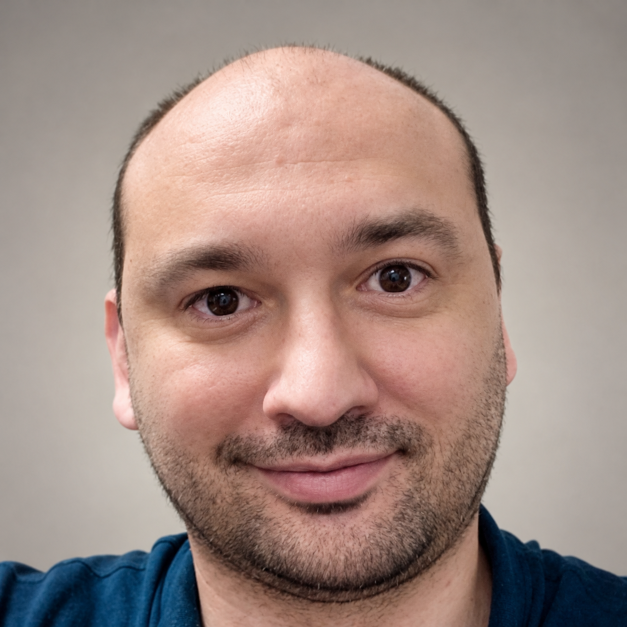
#> input picture profile-contours/source.png, 1254 x 1254 px (shown at 1/2 size)
$ python make_profile_light_background.py
#> lines starting #> are read from the running program, lines starting #| are printed output that depends on the picture; after the words box and inside, x2 and y2 are one past the last pixel; in counts of white or black regions, pixels touching at a corner belong together
from pathlib import Path

import cv2
import numpy as np
from PIL import Image, ImageDraw, ImageFilter


ROOT = Path(__file__).parent


def main():
    cv2.setNumThreads(2)
    source = Image.open(ROOT / "profile-contours" / "source.png").convert("RGB")
#> source is the input picture: PIL image 1254x1254 RGB; mean R, G, B 161, 139.2, 131.3
    size = 627
    small = source.resize((size, size), Image.Resampling.LANCZOS)
    seed = Image.new("L", (size, size))
#> seed: PIL image 627x627 L; every value is 0
    outline = [
        (0, 322), (25, 322), (43, 310), (69, 307), (93, 300), (103, 288),
        (83, 268), (69, 235), (64, 221), (59, 209), (59, 183), (62, 172),
        (63, 136), (65, 102), (75, 73), (96, 49), (132, 32), (173, 25),
        (218, 33), (250, 54), (272, 82), (281, 119), (285, 152), (289, 171),
        (295, 186), (295, 211), (288, 229), (280, 253), (267, 278),
        (263, 294), (286, 307), (314, 314), (360, 324), (360, 360), (0, 360),
    ]
    ImageDraw.Draw(seed).polygon([(round(x * size / 360), round(y * size / 360)) for x, y in outline], fill=255)
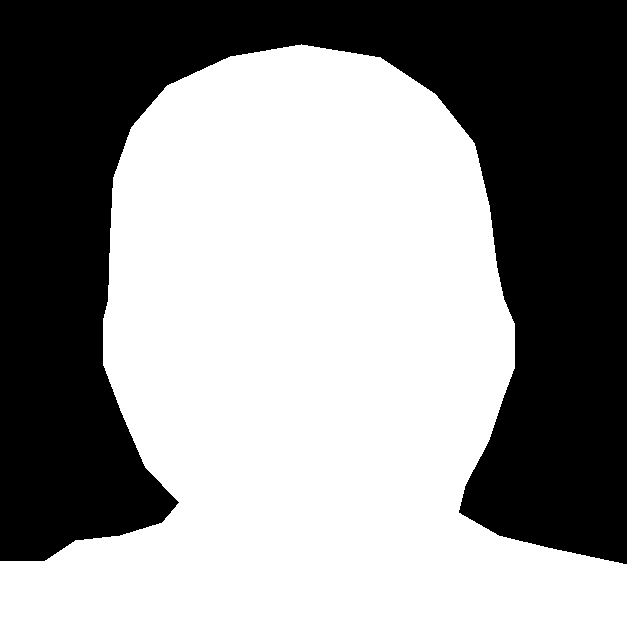
#> seed: PIL image 627x627 L; 56.9% white; 1 black region, box (x1, y1, x2, y2) and area: (0, 0, 627, 564) 169609
    binary = np.asarray(seed)
    inner = cv2.erode(binary, np.ones((23, 23), np.uint8)) > 0
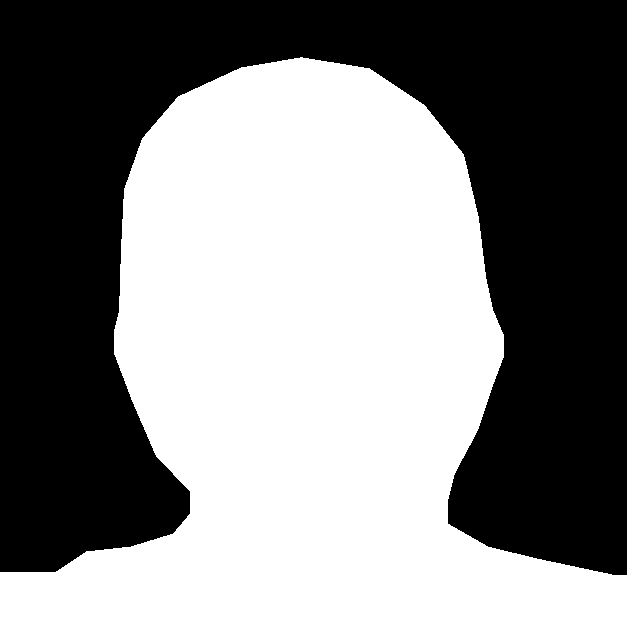
#> inner: shape (627, 627) bool; 51.5% white; 1 black region, box (x1, y1, x2, y2) and area: (0, 0, 627, 575) 190787
    outer = cv2.dilate(binary, np.ones((23, 23), np.uint8)) > 0
#> outer: shape (627, 627) bool; 62.2% white; 1 black region, box (x1, y1, x2, y2) and area: (0, 0, 627, 551) 148572
    labels = np.where(binary > 0, cv2.GC_PR_FGD, cv2.GC_PR_BGD).astype(np.uint8)
    labels[inner] = cv2.GC_FGD
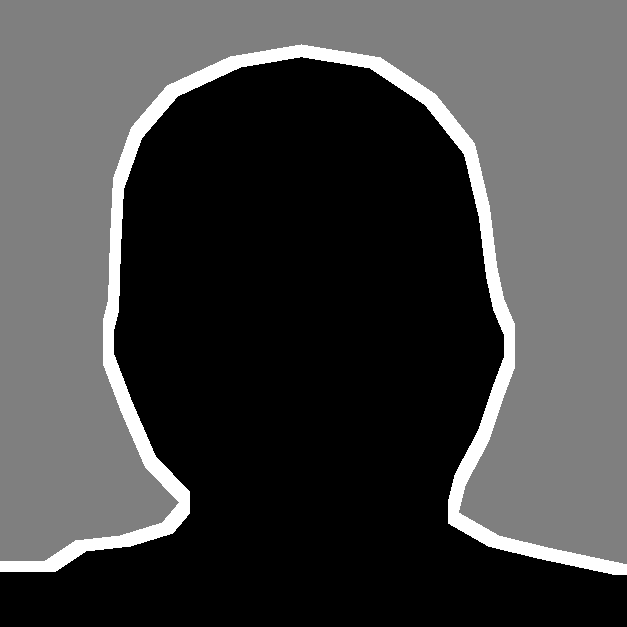
#> labels: shape (627, 627); min 1, max 3, mean 1.54; drawn with min black and max white
    labels[~outer] = cv2.GC_BGD
    cv2.grabCut(
        np.asarray(small)[..., ::-1].copy(), labels, None,
        np.zeros((1, 65)), np.zeros((1, 65)), 4, cv2.GC_INIT_WITH_MASK,
    )
    background = np.isin(labels, [cv2.GC_BGD, cv2.GC_PR_BGD]).astype(np.uint8) * 255
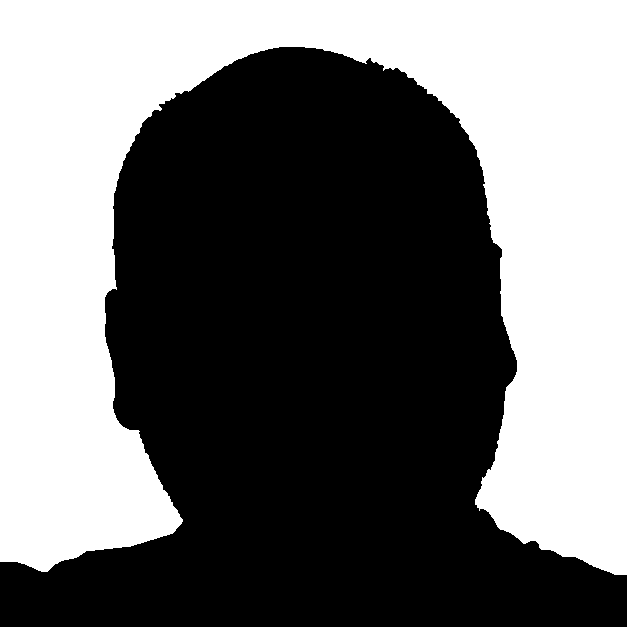
#> background: shape (627, 627); 44.2% white; 1 white region, box (x1, y1, x2, y2) and area: (0, 0, 627, 575) 173905
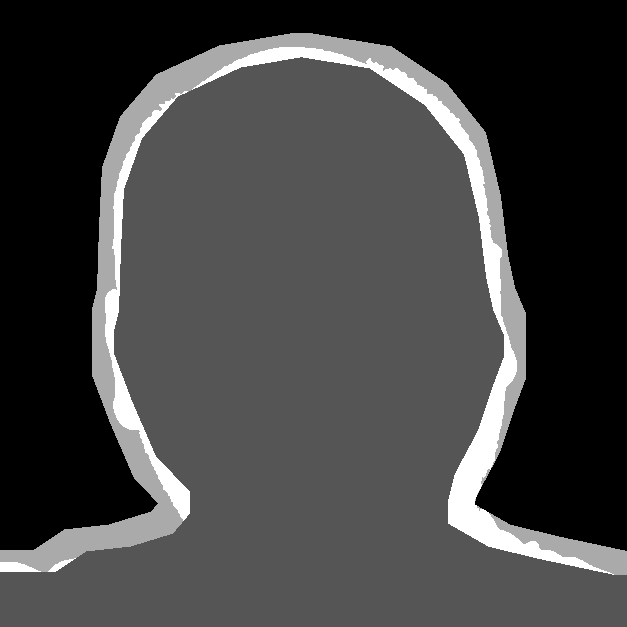
#> labels: shape (627, 627); min 0, max 3, mean 0.772; drawn with min black and max white
    mask = Image.fromarray(background).resize(source.size, Image.Resampling.LANCZOS)
    mask = mask.filter(ImageFilter.GaussianBlur(1.0))
    alpha = np.asarray(mask, dtype=float) / 255
    pixels = np.asarray(source)
    # Keep the existing background gradient, lifting it toward the original warm beige.
    lighter = pixels.astype(float) * 0.35 + np.array([233, 225, 214]) * 0.65
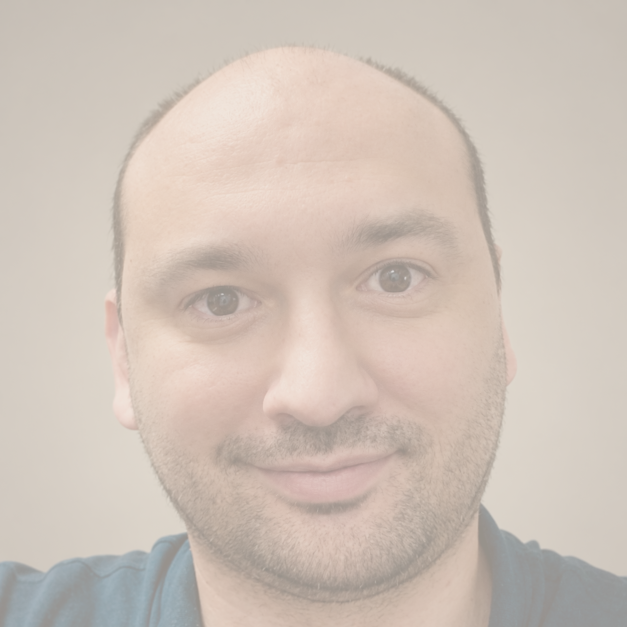
#> lighter: shape (1254, 1254, 3) float64 (shown at 1/2 size); mean R, G, B 207.8, 195, 185.1
    result = np.round(pixels * (1 - alpha[..., None]) + lighter * alpha[..., None]).astype(np.uint8)
    assert np.array_equal(result[alpha == 0], pixels[alpha == 0])
    assert np.all(alpha[420:970, 360:900] == 0), "Background mask overlaps the central face"
    assert np.mean(result[alpha > 0.99]) > np.mean(pixels[alpha > 0.99]) + 25
    mask.save(ROOT / "profile-hdr" / "background-mask-v3.png")
    image = Image.fromarray(result)
    image.save(ROOT / "profile-hdr" / "source-light-background-v3.png")
    image.resize((360, 360), Image.Resampling.LANCZOS).save(ROOT / "profile-hdr" / "light-background-preview-v3.png")
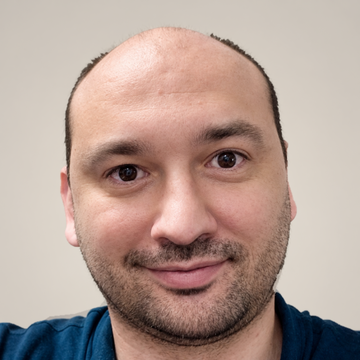
#> saved as light-background-preview-v3.png: PIL image 360x360 RGB; mean R, G, B 179, 157.2, 148.1
    print("Lightened only the background; validated original subject pixels remain unchanged.")


if __name__ == "__main__":
    main()
